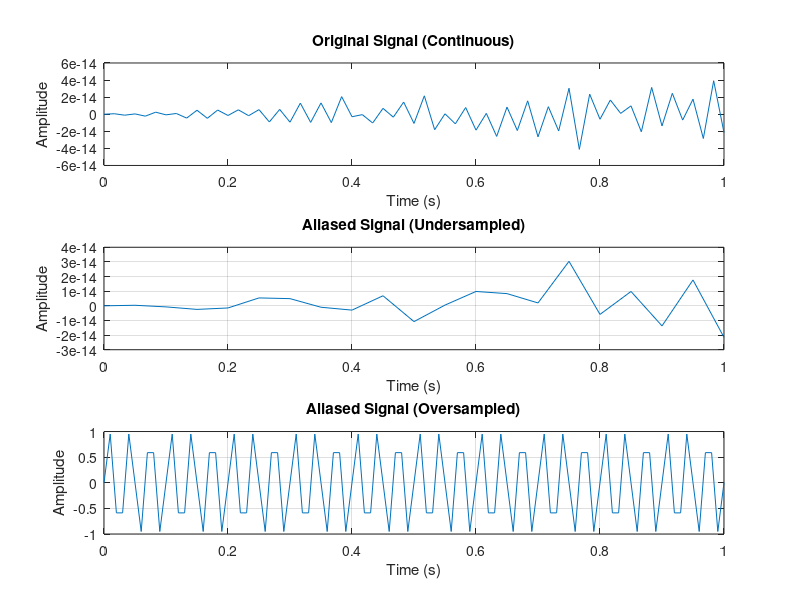

Reproduce this figure in MATLAB.
fs = 60;          % Sampling frequency (below Nyquist rate)
t = 0:1/fs:1;     % Time vector
f = 30;           % Frequency of the signal (Hz)
x = sin(2 * pi * f * t);  % Original signal

% Plot original continuous-time signal
figure;
subplot(3,1,1);
plot(t, x);
title('Original Signal (Continuous)');
xlabel('Time (s)');
ylabel('Amplitude');

% Simulating aliasing by undersampling
fs_alias = 20;    % Sampling frequency below Nyquist (f/2)
t_alias = 0:1/fs_alias:1;
x_alias = sin(2 * pi * f * t_alias);

subplot(3,1,2);
plot(t_alias, x_alias);
title('Aliased Signal (Undersampled)');
xlabel('Time (s)');
ylabel('Amplitude');
grid on;


% Simulating aliasing by oversampling
fs_alias = 100;    % Sampling frequency below Nyquist (f/2)
t_alias = 0:1/fs_alias:1;
x_alias = sin(2 * pi * f * t_alias);

subplot(3,1,3);
plot(t_alias, x_alias);
title('Aliased Signal (Oversampled)');
xlabel('Time (s)');
ylabel('Amplitude');
grid on;